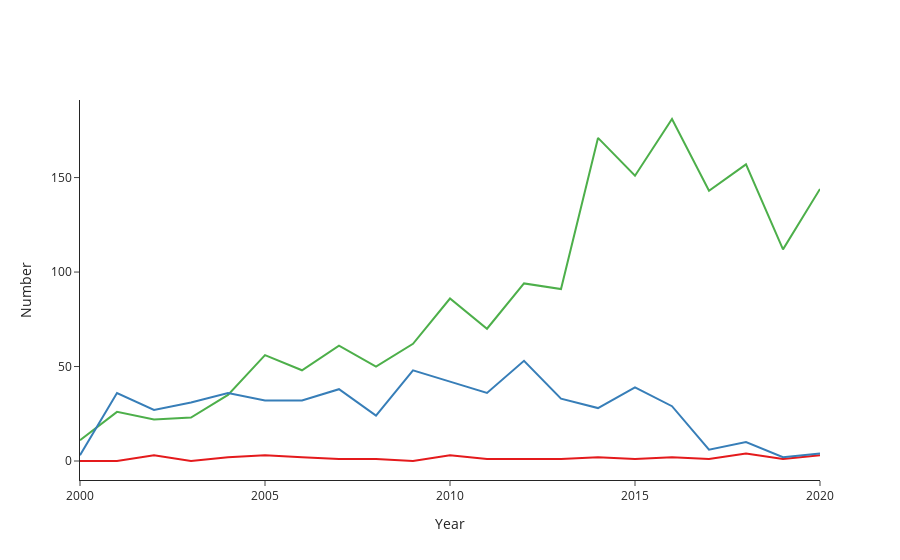

The cell this chart's notebook holds for it:
### Markdown cell above
### 1.2 Time evolution 
(exclude 2000 and 2020, because data is incomplete)

### Code cell
# Create container for time data
time_evolution = pd.DataFrame(columns={'Year', 'Positive', 'Negative', 'Withdrawn'})

# Group data by year
temp = data.copy()
temp['Year'] = data['Date of designation / refusal of designation'].apply(lambda x: x.year)
for year in temp['Year'].dropna().unique():
    # Ignore 2021 (because we are in the middle of the year)
    if year > 2020:
        continue

    # Get outcomes for that year
    mask = temp['Year'] == year
    temp2 = temp[mask]

    # Count positives (including expired)
    mask = (temp2['Status of orphan designation'] == 'Positive') | (temp2['Status of orphan designation'] == 'Expired')
    n_positive = len(temp2[mask])

    # Count negative
    mask = temp2['Status of orphan designation'] == 'Negative'
    n_negative = len(temp2[mask])

    # Count withdrawn
    mask = temp2['Status of orphan designation'] == 'Withdrawn'
    n_withdrawn = len(temp2[mask])
    
    # Append to main container
    time_evolution = time_evolution.append(pd.DataFrame({
        'Year': [year],
        'Positive': [n_positive],
        'Negative': [n_negative],
        'Withdrawn': [n_withdrawn]}))

# Sort by time
time_evolution.sort_values(by='Year', inplace=True)

# Create line plot
fig = go.Figure()
colours = plotly.colors.qualitative.Set1
colour_index = [2, 0, 1]
for index, key in enumerate(['Positive', 'Negative', 'Withdrawn']):
    fig.add_trace(go.Scatter(
        x=time_evolution['Year'],
        y=time_evolution[key],
        name=key,
        line=dict(color=colours[colour_index[index]])
    ))

# Set axes and template
fig.update_layout(
    template="simple_white",
    xaxis_title='Year',
    yaxis_title='Number',
    showlegend=False)

fig.write_image(
    directory + '/images/ema_outcome_applications_per_year_2000_2020.pdf')

fig.show()

### Figure 1 — Plotly figure (JSON) as saved in the notebook; plotly's stock layout.template omitted (floating-point values rounded to 4 significant figures)
{"data": [{"line": {"color": "rgb(77,175,74)"}, "name": "Positive", "type": "scatter", "x": [2000, 2001, 2002, 2003, 2004, 2005, 2006, 2007, 2008, 2009, 2010, 2011, 2012, 2013, 2014, 2015, 2016, 2017, 2018, 2019, 2020], "y": [11, 26, 22, 23, 35, 56, 48, 61, 50, 62, 86, 70, 94, 91, 171, 151, 181, 143, 157, 112, 144]}, {"line": {"color": "rgb(228,26,28)"}, "name": "Negative", "type": "scatter", "x": [2000, 2001, 2002, 2003, 2004, 2005, 2006, 2007, 2008, 2009, 2010, 2011, 2012, 2013, 2014, 2015, 2016, 2017, 2018, 2019, 2020], "y": [0, 0, 3, 0, 2, 3, 2, 1, 1, 0, 3, 1, 1, 1, 2, 1, 2, 1, 4, 1, 3]}, {"line": {"color": "rgb(55,126,184)"}, "name": "Withdrawn", "type": "scatter", "x": [2000, 2001, 2002, 2003, 2004, 2005, 2006, 2007, 2008, 2009, 2010, 2011, 2012, 2013, 2014, 2015, 2016, 2017, 2018, 2019, 2020], "y": [3, 36, 27, 31, 36, 32, 32, 38, 24, 48, 42, 36, 53, 33, 28, 39, 29, 6, 10, 2, 4]}], "layout": {"showlegend": false, "xaxis": {"title": {"text": "Year"}}, "yaxis": {"title": {"text": "Number"}}}}
